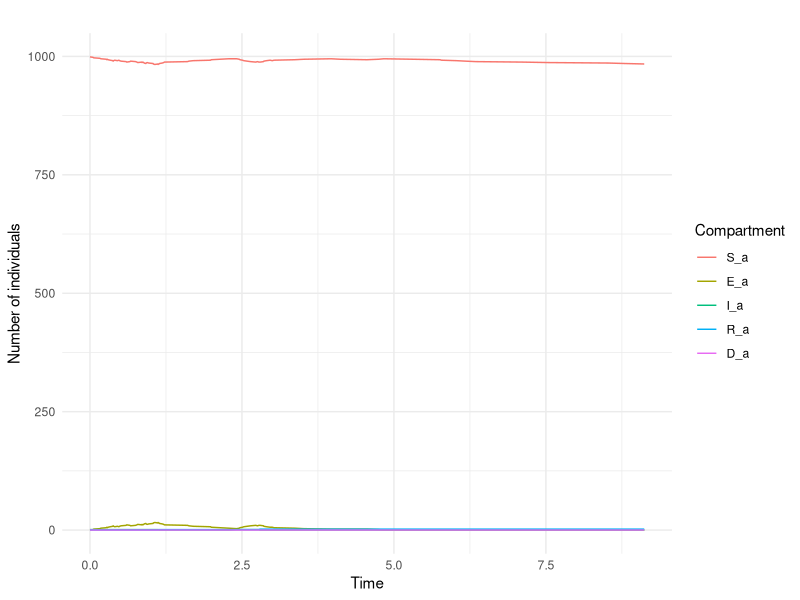
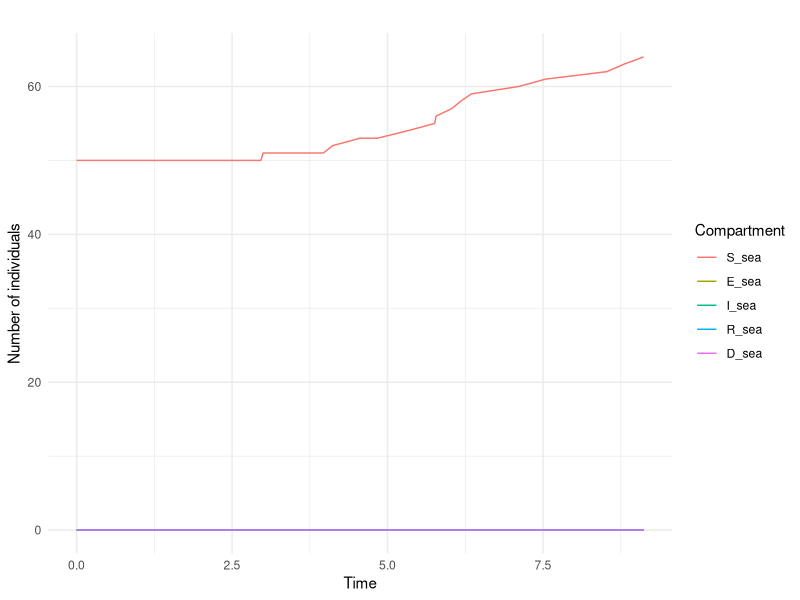
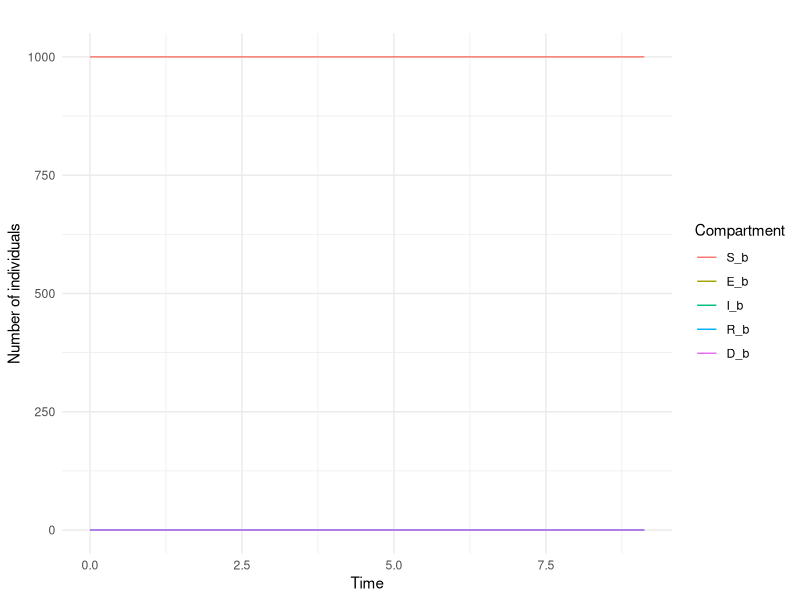

Source code (R) for these figures, in order:



# -------------------------------------------------------------------------


# -------------------------------------------------------------------------



library(tidyverse)
library(ggplot2)
library(reshape2)
library(abind)
library(cowplot)

# Parameters
total_time <- 50          # Simulation time

param = list( sigma = 1/10.2,            # Rate of progression from exposed to infectious (inverse of incubation period)
              gamma = 1/2.9,             # Recovery rate (inverse of infectious period)
              eta =  (1/5.2)*(0.1)*50,   # Rate of progression from infectious to exposed
              mu = (1/2.9) * 0.5,        # Rate of mortality 
              beta = matrix(c(0.02, 0.01, 0.03, 0,
                               0.001, 0.001, 0.001, 0.001),
                            nrow = 2, ncol = 4, byrow = T),     # Transmission rate in a colony, at sea
              zeta = 0.001                # Transition from colony A to the sea
)


# Initial state

prop_dispersal = 0.5
prop_prospecting = 0.2
dispersal_date = 10 

## In colony A
N <- 1000                  # Total population in colony A
initial_infected <- 1
initial_exposed <- 0
initial_recovered <- 0
initial_susceptible <- N - initial_infected - initial_exposed - initial_recovered
initial_dead <- 0

initial_state_A <- c(S = initial_susceptible,
                     E = initial_exposed,
                     I = initial_infected,
                     R = initial_recovered,
                     D = initial_dead)

## At sea
N <- 50                  # Total population at sea
initial_infected <- 0
initial_exposed <- 0
initial_recovered <- 0
initial_susceptible <- N - initial_infected - initial_exposed - initial_recovered
initial_dead <- 0

initial_state_sea <- c(S = initial_susceptible,
                       E = initial_exposed,
                       I = initial_infected,
                       R = initial_recovered,
                       D = initial_dead)

## In colony B
N <- 1000                  # Total population in colony B
initial_infected <- 0
initial_exposed <- 0
initial_recovered <- 0
initial_susceptible <- N - initial_infected - initial_exposed - initial_recovered
initial_dead <- 0

initial_state_B <- c(S = initial_susceptible,
                     E = initial_exposed,
                     I = initial_infected,
                     R = initial_recovered,
                     D = initial_dead)


initial_state = matrix(data = c(initial_state_A,
                                initial_state_sea,
                                initial_state_B), 
                       nrow = 3, ncol = 5, 
                       byrow = T)

# Gillespie SEIR model function
gillespie_seir <- function(param, initial_state, total_time, 
                           prop_dispersal, 
                           prop_prospecting,
                           dispersal_date) {
  
  sigma = param$sigma
  gamma = param$gamma
  eta = param$eta
  mu = param$mu
  beta_colony = param$beta[1,]
  beta_sea = param$beta[2,]
  zeta = param$zeta

  times <- c(0)
  states <- array(dim = c(3,5,1), data = initial_state)
  
  while (times[length(times)] < total_time) {
    
    period = findInterval(times[length(times)], c(0, 8, 16, 30)) 
    
    beta_colony_t = beta_colony[period]
    beta_sea_t = beta_sea[period]
    
    S_a <- states[1, 1, dim(states)[3]]
    E_a <- states[1, 2, dim(states)[3]]
    I_a <- states[1, 3, dim(states)[3]]
    R_a <- states[1, 4, dim(states)[3]]
    D_a <- states[1, 5, dim(states)[3]]
    
    S_sea <- states[2, 1, dim(states)[3]]
    E_sea <- states[2, 2, dim(states)[3]]
    I_sea <- states[2, 3, dim(states)[3]]
    R_sea <- states[2, 4, dim(states)[3]]
    D_sea <- states[2, 5, dim(states)[3]]
    
    S_b <- states[3, 1, dim(states)[3]]
    E_b <- states[3, 2, dim(states)[3]]
    I_b <- states[3, 3, dim(states)[3]]
    R_b <- states[3, 4, dim(states)[3]]
    D_b <- states[3, 5, dim(states)[3]]
    
    
    if (round(times[length(times)] ) == dispersal_date) { # à modifier
      
      
      disp_S_a = round(S_a * prop_dispersal)
      disp_S_a_prospecting = round(disp_S_a * prop_prospecting)
      S_a = S_a - disp_S_a
      S_sea = S_sea + (disp_S_a - disp_S_a_prospecting)
      S_b = S_b + disp_S_a_prospecting
      
      disp_E_a = round(E_a * prop_dispersal)
      disp_E_a_prospecting = round(disp_E_a * prop_prospecting)
      E_a = E_a - disp_E_a
      E_sea = E_sea + (disp_E_a - disp_E_a_prospecting)
      E_b = E_b + disp_E_a_prospecting
      
      disp_I_a = round(I_a * prop_dispersal)
      disp_I_a_prospecting = round(disp_I_a * prop_prospecting)
      I_a = I_a - disp_I_a
      I_sea = I_sea + (disp_I_a - disp_I_a_prospecting)
      I_b = I_b + disp_I_a_prospecting
      
      disp_R_a = round(R_a * prop_dispersal)
      disp_R_a_prospecting = round(disp_R_a * prop_prospecting)
      R_a = R_a - disp_R_a
      R_sea = R_sea + (disp_R_a - disp_R_a_prospecting)
      R_b = R_b + disp_R_a_prospecting
      
    }
    
    rates <- c(
      "S_a_to_E_a" = beta_colony_t * S_a * I_a,
      "E_a_to_S_a" = eta * E_a,
      "E_a_to_I_a" = sigma * E_a,
      "I_a_to_R_a" = gamma * I_a,
      "I_a_to_D_a" = mu * I_a,
      
      "S_sea_to_E_sea" = beta_sea_t * S_sea * I_sea,
      "E_sea_to_S_sea" = eta * E_sea,
      "E_sea_to_I_sea" = sigma * E_sea,
      "I_sea_to_R_sea" = gamma * I_sea,
      "I_sea_to_D_sea" = mu * I_sea,
      
      "S_b_to_E_b" = beta_colony_t * S_b * I_b,
      "E_b_to_S_b" = eta * E_b,
      "E_b_to_I_b" = sigma * E_b,
      "I_b_to_R_b" = gamma * I_b,
      "I_b_to_D_b" = mu * I_b,
      
      "S_a_to_S_sea" = zeta * S_a,
      "E_a_to_E_sea" = zeta * E_a,
      "I_a_to_I_sea" = zeta * I_a,
      "R_a_to_R_sea" = zeta * R_a
      
      
    )
    
    total_rate <- sum(rates)
    
    if (total_rate == 0) {
      break
    }
    
    time_step <- rexp(1, total_rate)
    times <- c(times, times[length(times)] + time_step)
    
    transition <- sample(names(rates), 1, prob = rates / total_rate)
    
    if (transition == "S_a_to_E_a") {
      S_a <- S_a - 1
      E_a <- E_a + 1
    } else if (transition == "E_a_to_S_a") {
      E_a <- E_a - 1
      S_a <- S_a + 1
    } else if (transition == "E_a_to_I_a") {
      E_a <- E_a - 1
      I_a <- I_a + 1
    } else if (transition == "I_a_to_R_a") {
      I_a <- I_a - 1
      R_a <- R_a + 1
    } else if (transition == "I_a_to_D_a") {
      I_a <- I_a - 1
      D_a <- D_a + 1
    } else if (transition == "S_sea_to_E_sea") {
      S_sea <- S_sea - 1
      E_sea <- E_sea + 1
    } else if (transition == "E_sea_to_S_sea") {
      E_sea <- E_sea - 1
      S_sea <- S_sea + 1
    } else if (transition == "E_sea_to_I_sea") {
      E_sea <- E_sea - 1
      I_sea <- I_sea + 1
    } else if (transition == "I_sea_to_R_sea") {
      I_sea <- I_sea - 1
      R_sea <- R_sea + 1
    } else if (transition == "I_sea_to_D_sea") {
      I_sea <- I_sea - 1
      D_sea <- D_sea + 1
    } else if (transition == "S_b_to_E_b") {
      S_b <- S_b - 1
      E_b <- E_b + 1
    } else if (transition == "E_b_to_S_b") {
      E_b <- E_b - 1
      S_b <- S_b + 1
    } else if (transition == "E_b_to_I_b") {
      E_b <- E_b - 1
      I_b <- I_b + 1
    } else if (transition == "I_b_to_R_b") {
      I_b <- I_b - 1
      R_b <- R_b + 1
    } else if (transition == "I_b_to_D_b") {
      I_b <- I_b - 1
      D_b <- D_b + 1
    } else if (transition == "S_a_to_S_sea") {
      S_a <- S_a - 1
      S_sea <- S_sea + 1
    } else if (transition == "E_a_to_E_sea") {
      E_a <- E_a - 1
      E_sea <- E_sea + 1
    } else if (transition == "I_a_to_I_sea") {
      I_a <- I_a - 1
      I_sea <- I_sea + 1
    } else if (transition == "R_a_to_R_sea") {
      R_a <- R_a - 1
      R_sea <- R_sea + 1
    }
    
    
    new_state = matrix(data = c(S_a, E_a, I_a, R_a, D_a,
                                S_sea, E_sea, I_sea, R_sea, D_sea,
                                S_b, E_b, I_b, R_b, D_b),
                           nrow = 3, ncol = 5, 
                           byrow = T)
    
    states <- abind(states, new_state)

  }
  
  output <- data.frame(
    time = times,
    S_a = states[1, 1, ],
    E_a = states[1, 2, ],
    I_a = states[1, 3, ],
    R_a = states[1, 4, ],
    D_a = states[1, 5, ],
    S_sea = states[2, 1, ],
    E_sea = states[2, 2, ],
    I_sea = states[2, 3, ],
    R_sea = states[2, 4, ],
    D_sea = states[2, 5, ],
    S_b = states[3, 1, ],
    E_b = states[3, 2, ],
    I_b = states[3, 3, ],
    R_b = states[3, 4, ],
    D_b = states[3, 5, ]
  )
  
  return(output)
}

# Run simulation

output <- gillespie_seir(param, initial_state, total_time,  
                         prop_dispersal = 1, 
                         prop_prospecting= 0.1,
                         dispersal_date = 10)



# Plot results
output_long <- melt(output[1:nrow(output)-1, ], id = "time")

output_a <- output_long %>% filter(variable %in% c("S_a", "E_a", "I_a", "R_a", "D_a"))
plot_a <- ggplot(output_a, aes(x = time, y = value, color = variable)) +
  geom_line() +
  labs(x = "Time", y = "Number of individuals", color = "Compartment") +
  theme_minimal() +
  ggtitle("")

output_sea <- output_long %>% filter(variable %in% c("S_sea", "E_sea", "I_sea", "R_sea", "D_sea"))
plot_sea <- ggplot(output_sea, aes(x = time, y = value, color = variable)) +
  geom_line() +
  labs(x = "Time", y = "Number of individuals", color = "Compartment") +
  theme_minimal() +
  ggtitle("")

output_b <- output_long %>% filter(variable %in% c("S_b", "E_b", "I_b", "R_b", "D_b"))
plot_b <- ggplot(output_b, aes(x = time, y = value, color = variable)) +
  geom_line() +
  labs(x = "Time", y = "Number of individuals", color = "Compartment") +
  theme_minimal() +
  ggtitle("")

# Display plots
plot_a 
plot_sea
plot_b


# 
# summary_output = function(output){
#   
#   N_a = output[1, c("S_a", "I_a")] %>% sum()
#   
#   max_infected_a = max(output[, "I_a"]) 
#   prop_max_infected_a = max_infected_a / N_a
#   dead_a = output[nrow(output), "D_a"]
#   prop_dead_a = dead_a / N_a
#   
#   max_infected_sea = max(output[, "I_sea"]) 
#   dead_sea = output[nrow(output), "D_sea"]
#   
#   prop_non_exposed_from_a = (output[nrow(output), "S_a"] + output[nrow(output), "S_sea"] - output[1, "S_sea"] ) / N_a
#   
#   return( data.frame(
#     N_a = N_a,
#     max_infected_a = max_infected_a,
#     prop_max_infected_a = prop_max_infected_a,
#     dead_a = dead_a,
#     prop_dead_a = prop_dead_a,
#     max_infected_sea = max_infected_sea,
#     dead_sea = dead_sea,
#     prop_non_exposed_from_a = prop_non_exposed_from_a
#     
#   ))
# }
# 
# 
# output_long_list = data.frame()
# response_list = data.frame()
# 
# nb_iterations = 8
# 
# for (i in 1:nb_iterations){
#   
#   output = gillespie_seir(param, initial_state, total_time)
#   output_long = melt(output, id = "time")
#   
#   output_long_i <- cbind(output_long,
#                          data.frame(simulation = rep(i, times = nrow(output_long))))
#   
#   output_long_list = rbind(output_long_list, output_long_i)
#   response_list = rbind(response_list, summary_output(output))
#   
# }
# 
# 
# output_a <- output_long_list %>% filter(variable %in% c("S_a", "E_a", "I_a", "R_a", "D_a"))
# 
# p = ggplot()
# for(i in 1:nb_iterations){
#   p = p + geom_line(data = output_a %>% subset(., simulation == i )
#                     , aes(x = time, y = value, color = variable)) 
# }
# p = p +
#   labs(x = "Time", y = "Number of individuals", color = "Compartment") +
#   theme_minimal() +
#   ggtitle("Stochastic SEIR Model Simulation (Gillespie Algorithm)")
# 
# 
# p
# 
# 
# data_long <- pivot_longer(response_list, cols = -N_a, names_to = "variable", values_to = "value")
# 
# # Créer les diagrammes en violon pour chaque variable
# ggplot(data_long %>% subset(., variable %in% c("dead_a", "max_infected_a")),
#        aes(x = variable, y = value)) +
#   geom_violin() + 
#   geom_dotplot(binaxis='y', stackdir='center', dotsize=1)
# 
# 
